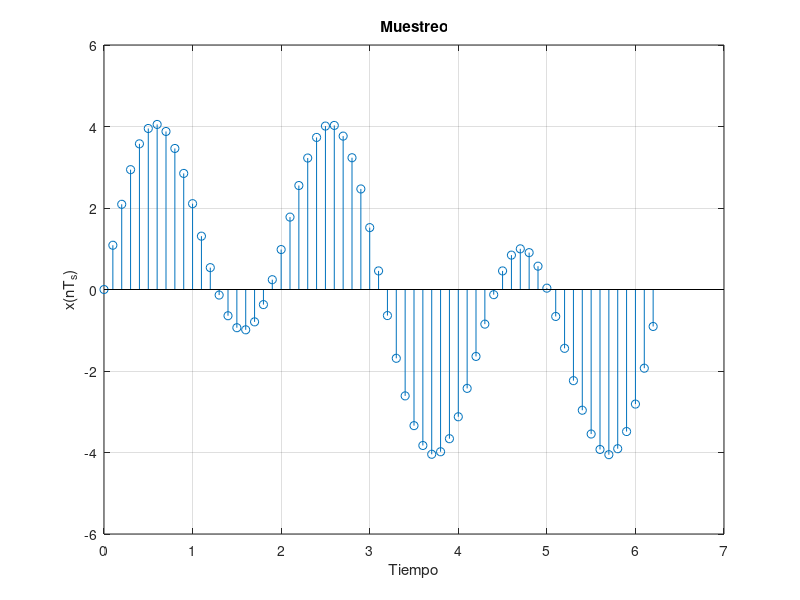

Reproduce this figure in MATLAB. (Note: this script raises an error after producing the figure.)

% Muestreo
t0=2*pi;                                                                     % duración de la señal
Ts=1/10; fs=1/Ts;                                                 % intervalo de muestreo y frecuencia de muestreo
t=[0:Ts:t0];                                                           % vector de tiempo
fm=2;
%fs = 10, fs>fM
x=2*sin(t)+3*sin(3*t);                                % sinusoidal muestreada y su transformada de Fourier
%x=sin(t)
figure(1)
stem(t,x)
xlabel('Tiempo'); ylabel('x(nT_s)'); title('Muestreo');grid;
ax = gca;
ax.XAxisLocation = 'origin';
ax.YAxisLocation = 'origin';

%Cuantización
xmax=4 %Amplitud
n=3 %2^n # de niveles de cuantización
xq=cuantUniforme(x,xmax,n);            % sinusoidal cuantizada y su transformada de Fourier
figure(2);
subplot(2,1,1); stem(t,x,'k');xlabel('nT_s'); ylabel('x(nT_s)');grid;
title("Sinusoidal muestreada"); %Gráfica sinusoidal muestrada
ax = gca;
ax.XAxisLocation = 'origin';
ax.YAxisLocation = 'origin';
ax = gca;
ax.XAxisLocation = 'origin';
ax.YAxisLocation = 'origin';
subplot(2,1,2); stem(t,xq,'k');  xlabel('nT_s'); ylabel('x_q(nT_s)');grid;
title("Sinusoidal cuantizada"); %Gráfica sinusoidal cuantizada
ax = gca;
ax.XAxisLocation = 'origin';
ax.YAxisLocation = 'origin';


% Codificacion: Pasar el valor cuantizado a un codigo numerico.
% En este caso es un codigo binario.
L = 2^n;  % de niveles de cuantización
ranges = linspace(-xmax,xmax,L+1) 
figure(3);
plot(t,x,"color","black"); %Función xt
title("Sinusoidal cuantificada CODIFICACIÓN");
xlabel("x");
ylabel("F(x)");
hold on;
stem(t,xq);
hold off;
yticks(ranges);
grid;
finalbinary = [];
for i=0:L-1
  integer = int2str(i); %Represetación entera
  binary = dec2bin(i,n); %Representación binaria
  txt = strcat(integer,", (",binary,")"); %Ytick de la codificación
  text(2*pi+1,(ranges(i+1)+ranges(i+2))/2,txt); %Puntos medios (Niveles de cuantificación)
end
figure(4);


q=floor(L*((x+xmax)/(2*xmax)));
i=find(q>L-1); q(i)=L-1;                           % q={...,-2,-1,0,1,2,...,L-1}
i=find(q<0); q(i)=0;   

for i=1:length(t)
  binary = dec2bin(q(i),n); %Representación binaria
  finalbinary = [finalbinary str2double(binary(1)) str2double(binary(2)) str2double(binary(3))];
end

finalbinary;
amplitud = 1;

%Unipolar NRZ.
subplot(3,1,1);
t2=[0:0.01:length(finalbinary)];  
plot(t2,NRZ(finalbinary,1)); axis([0 length(x) -.5 (amplitud+.5)]);xlabel('t'); ylabel('NRZ');title("Unipolar NRZ");
ax = gca;
ax.XAxisLocation = 'origin';
ax.YAxisLocation = 'origin';
grid;

%Bipolar NRZ.
subplot(3,1,2);
plot(t2,BNRZ(finalbinary,1)); axis([0 length(x) (-amplitud-.5) (amplitud+.5)]);xlabel('t'); ylabel('BNRZ');title("Bipolar NRZ");
ax = gca;
ax.XAxisLocation = 'origin';
ax.YAxisLocation = 'origin';
grid;

%Unipolar RZ
subplot(3,1,3);
plot(t2,RZ(finalbinary,1)); axis([0 length(x) -.5 (amplitud+.5)]);xlabel('t'); ylabel('URZ');title("Unipolar RZ");
ax = gca;
ax.XAxisLocation = 'origin';
ax.YAxisLocation = 'origin';
grid;

%Bipolar RZ
figure(5)
subplot(3,1,1);
plot(t2,BRZ(finalbinary,1)); axis([0 length(x) (-amplitud-.5)  (amplitud+.5)]);xlabel('t'); ylabel('BRZ');title("Bipolar RZ");
%t2=[0:0.01:6]; 
%plot(t2,BRZ([1 1 1 0 0 0],1));
ax = gca;
ax.XAxisLocation = 'origin';
ax.YAxisLocation = 'origin';
grid;

%AMI
subplot(3,1,2);
plot(t2,AMI(finalbinary,1)); axis([0 length(x) (-amplitud-.5)  (amplitud+.5)]);xlabel('t'); ylabel('AMI');title("AMI");
ax = gca;
ax.XAxisLocation = 'origin';
ax.YAxisLocation = 'origin';
grid;

%MANCHESTER
subplot(3,1,3);
plot(t2,MANCHESTER(finalbinary,1)); axis([0 length(x) (-amplitud-.5)  (amplitud+.5)]);xlabel('t'); ylabel('MANCHESTER');title("MANCHESTER");
ax = gca;
ax.XAxisLocation = 'origin';
ax.YAxisLocation = 'origin';
grid;

%RECUPERANDO LA SEÑAL
finalbinary;

deMod = t;
w = 2*pi*2*fs;

% Recorrer cada una de las muestras 
for i = 1:length(t)
  deMod(i) = 0;
  %Ciclo for para aplicar la sumatoria de la formula 5.2
  for k = 1:length(t)
    deMod(i) = deMod(i) + (x(i) * sinc(w*(t(i)-t(k))));
    deMod(i) = deMod(i) + (-x(i) * sinc(w*(t(i)+t(k))));
  end
end

figure(6);
%Grafica de la demodulación
plot(t, deMod); xlabel("t"); ylabel("m(t)"); title("Resultado demodulado");
ax = gca;
ax.XAxisLocation = 'origin';
ax.YAxisLocation = 'origin';
grid;
